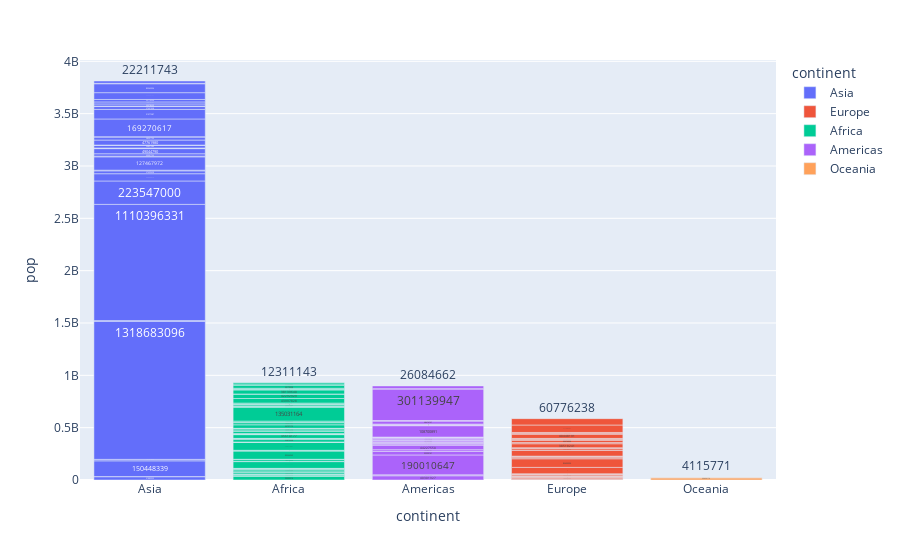

Here is the notebook cell this chart was saved with:
### Markdown cell above
## Question 5:

Recreate the barplot below that shows the population of different continents for the year 2007. 

*Hints:*

- Extract the 2007 year data from the dataframe. You have to process the data accordingly
- use [plotly bar](https://plotly.com/python-api-reference/generated/plotly.express.bar)
- Add different colors for different continents
- Sort the order of the continent for the visualisation. Use [axis layout setting](https://plotly.com/python/reference/layout/xaxis/)
- Add text to each bar that represents the population

### Code cell
#load data
df = px.data.gapminder()
df.head()

df = px.data.gapminder()
df.head()

df2 = df[
    df["year"] == 2007
]

fig = px.bar(df2, "continent", "pop", color="continent", text="pop")
fig.update_xaxes(categoryorder="total descending")
fig.update_xaxes(layer="above traces")

### Figure 1 — Plotly figure (JSON) as saved in the notebook; plotly's stock layout.template omitted (floating-point values rounded to 4 significant figures)
{"data": [{"alignmentgroup": "True", "hovertemplate": "continent=%{x}<br>pop=%{text}<extra></extra>", "legendgroup": "Asia", "marker": {"color": "#636efa", "pattern": {"shape": ""}}, "name": "Asia", "offsetgroup": "Asia", "orientation": "v", "showlegend": true, "text": [31889923, 708573, 150448339, 14131858, 1318683096, 6980412, 1110396331, 223547000, 69453570, 27499638, 6426679, 127467972, 6053193, 23301725, 49044790, 2505559, 3921278, 24821286, 2874127, 47761980, 28901790, 3204897, 169270617, 91077287, 27601038, 4553009, 20378239, 19314747, 23174294, 65068149, 85262356, 4018332, 22211743], "textposition": "auto", "type": "bar", "x": ["Asia", "Asia", "Asia", "Asia", "Asia", "Asia", "Asia", "Asia", "Asia", "Asia", "Asia", "Asia", "Asia", "Asia", "Asia", "Asia", "Asia", "Asia", "Asia", "Asia", "Asia", "Asia", "Asia", "Asia", "Asia", "Asia", "Asia", "Asia", "Asia", "Asia", "Asia", "Asia", "Asia"], "xaxis": "x", "y": [31889923, 708573, 150448339, 14131858, 1318683096, 6980412, 1110396331, 223547000, 69453570, 27499638, 6426679, 127467972, 6053193, 23301725, 49044790, 2505559, 3921278, 24821286, 2874127, 47761980, 28901790, 3204897, 169270617, 91077287, 27601038, 4553009, 20378239, 19314747, 23174294, 65068149, 85262356, 4018332, 22211743], "yaxis": "y"}, {"alignmentgroup": "True", "hovertemplate": "continent=%{x}<br>pop=%{text}<extra></extra>", "legendgroup": "Europe", "marker": {"color": "#EF553B", "pattern": {"shape": ""}}, "name": "Europe", "offsetgroup": "Europe", "orientation": "v", "showlegend": true, "text": [3600523, 8199783, 10392226, 4552198, 7322858, 4493312, 10228744, 5468120, 5238460, 61083916, 82400996, 10706290, 9956108, 301931, 4109086, 58147733, 684736, 16570613, 4627926, 38518241, 10642836, 22276056, 10150265, 5447502, 2009245, 40448191, 9031088, 7554661, 71158647, 60776238], "textposition": "auto", "type": "bar", "x": ["Europe", "Europe", "Europe", "Europe", "Europe", "Europe", "Europe", "Europe", "Europe", "Europe", "Europe", "Europe", "Europe", "Europe", "Europe", "Europe", "Europe", "Europe", "Europe", "Europe", "Europe", "Europe", "Europe", "Europe", "Europe", "Europe", "Europe", "Europe", "Europe", "Europe"], "xaxis": "x", "y": [3600523, 8199783, 10392226, 4552198, 7322858, 4493312, 10228744, 5468120, 5238460, 61083916, 82400996, 10706290, 9956108, 301931, 4109086, 58147733, 684736, 16570613, 4627926, 38518241, 10642836, 22276056, 10150265, 5447502, 2009245, 40448191, 9031088, 7554661, 71158647, 60776238], "yaxis": "y"}, {"alignmentgroup": "True", "hovertemplate": "continent=%{x}<br>pop=%{text}<extra></extra>", "legendgroup": "Africa", "marker": {"color": "#00cc96", "pattern": {"shape": ""}}, "name": "Africa", "offsetgroup": "Africa", "orientation": "v", "showlegend": true, "text": [33333216, 12420476, 8078314, 1639131, 14326203, 8390505, 17696293, 4369038, 10238807, 710960, 64606759, 3800610, 18013409, 496374, 80264543, 551201, 4906585, 76511887, 1454867, 1688359, 22873338, 9947814, 1472041, 35610177, 2012649, 3193942, 6036914, 19167654, 13327079, 12031795, 3270065, 1250882, 33757175, 19951656, 2055080, 12894865, 135031164, 798094, 8860588, 199579, 12267493, 6144562, 9118773, 43997828, 42292929, 1133066, 38139640, 5701579, 10276158, 29170398, 11746035, 12311143], "textposition": "auto", "type": "bar", "x": ["Africa", "Africa", "Africa", "Africa", "Africa", "Africa", "Africa", "Africa", "Africa", "Africa", "Africa", "Africa", "Africa", "Africa", "Africa", "Africa", "Africa", "Africa", "Africa", "Africa", "Africa", "Africa", "Africa", "Africa", "Africa", "Africa", "Africa", "Africa", "Africa", "Africa", "Africa", "Africa", "Africa", "Africa", "Africa", "Africa", "Africa", "Africa", "Africa", "Africa", "Africa", "Africa", "Africa", "Africa", "Africa", "Africa", "Africa", "Africa", "Africa", "Africa", "Africa", "Africa"], "xaxis": "x", "y": [33333216, 12420476, 8078314, 1639131, 14326203, 8390505, 17696293, 4369038, 10238807, 710960, 64606759, 3800610, 18013409, 496374, 80264543, 551201, 4906585, 76511887, 1454867, 1688359, 22873338, 9947814, 1472041, 35610177, 2012649, 3193942, 6036914, 19167654, 13327079, 12031795, 3270065, 1250882, 33757175, 19951656, 2055080, 12894865, 135031164, 798094, 8860588, 199579, 12267493, 6144562, 9118773, 43997828, 42292929, 1133066, 38139640, 5701579, 10276158, 29170398, 11746035, 12311143], "yaxis": "y"}, {"alignmentgroup": "True", "hovertemplate": "continent=%{x}<br>pop=%{text}<extra></extra>", "legendgroup": "Americas", "marker": {"color": "#ab63fa", "pattern": {"shape": ""}}, "name": "Americas", "offsetgroup": "Americas", "orientation": "v", "showlegend": true, "text": [40301927, 9119152, 190010647, 33390141, 16284741, 44227550, 4133884, 11416987, 9319622, 13755680, 6939688, 12572928, 8502814, 7483763, 2780132, 108700891, 5675356, 3242173, 6667147, 28674757, 3942491, 1056608, 301139947, 3447496, 26084662], "textposition": "auto", "type": "bar", "x": ["Americas", "Americas", "Americas", "Americas", "Americas", "Americas", "Americas", "Americas", "Americas", "Americas", "Americas", "Americas", "Americas", "Americas", "Americas", "Americas", "Americas", "Americas", "Americas", "Americas", "Americas", "Americas", "Americas", "Americas", "Americas"], "xaxis": "x", "y": [40301927, 9119152, 190010647, 33390141, 16284741, 44227550, 4133884, 11416987, 9319622, 13755680, 6939688, 12572928, 8502814, 7483763, 2780132, 108700891, 5675356, 3242173, 6667147, 28674757, 3942491, 1056608, 301139947, 3447496, 26084662], "yaxis": "y"}, {"alignmentgroup": "True", "hovertemplate": "continent=%{x}<br>pop=%{text}<extra></extra>", "legendgroup": "Oceania", "marker": {"color": "#FFA15A", "pattern": {"shape": ""}}, "name": "Oceania", "offsetgroup": "Oceania", "orientation": "v", "showlegend": true, "text": [20434176, 4115771], "textposition": "auto", "type": "bar", "x": ["Oceania", "Oceania"], "xaxis": "x", "y": [20434176, 4115771], "yaxis": "y"}], "layout": {"barmode": "relative", "legend": {"title": {"text": "continent"}, "tracegroupgap": 0}, "margin": {"t": 60}, "xaxis": {"anchor": "y", "categoryarray": ["Asia", "Europe", "Africa", "Americas", "Oceania"], "categoryorder": "total descending", "domain": [0, 1], "layer": "above traces", "title": {"text": "continent"}}, "yaxis": {"anchor": "x", "domain": [0, 1], "title": {"text": "pop"}}}}
